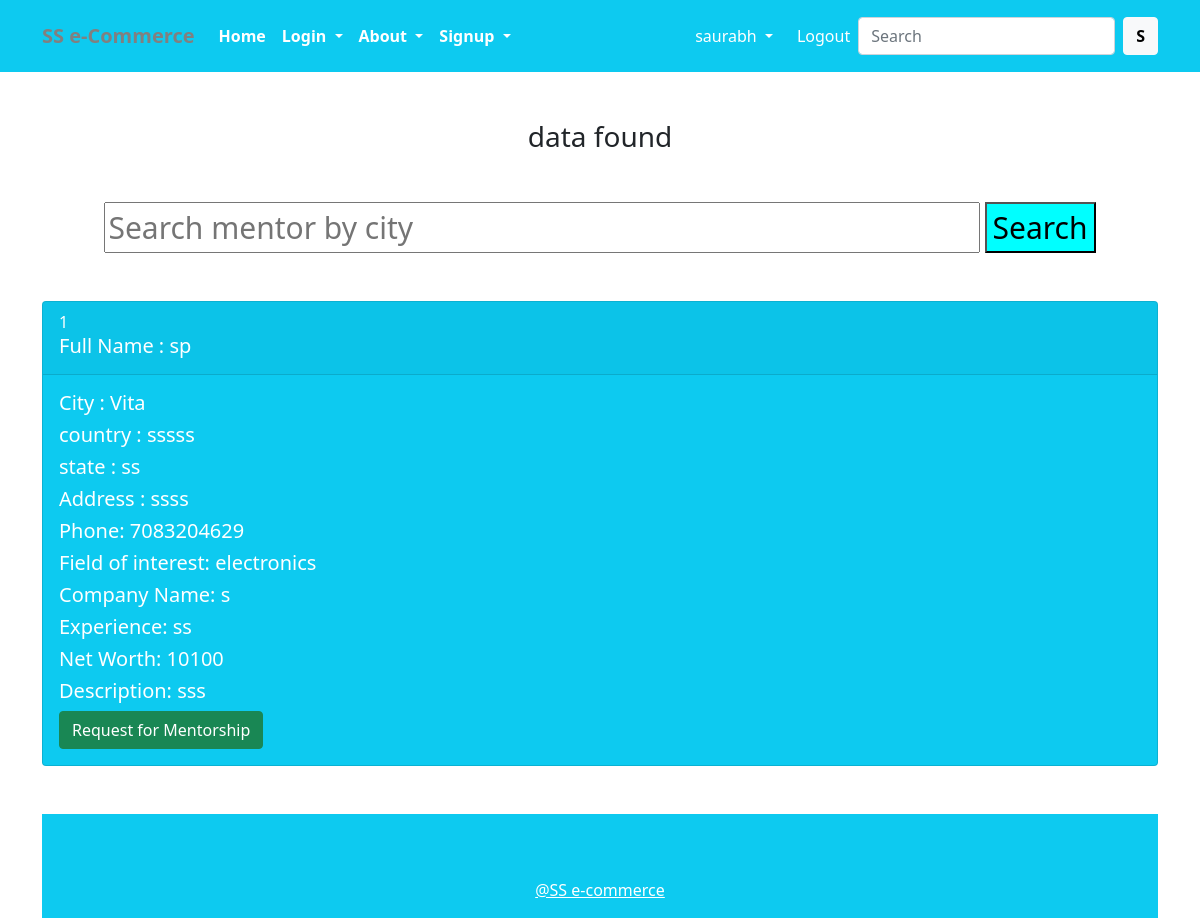
/sginpg_user/ (signed in), run on the app's committed database.
### SGapp/models.py (models this page shows, shortened)
class User(AbstractUser):
    is_user = models.BooleanField(default=False)
    is_mentor = models.BooleanField(default=False)

class Mentorinfo(models.Model):
    user = models.OneToOneField(User, on_delete=models.CASCADE)
    image = models.ImageField(default='default.jpg', upload_to='profile_pics')
    full_Name = models.CharField(max_length=50)
    phone = models.CharField(max_length=50)
    email = models.CharField(max_length=50)
    git_hub=models.CharField(max_length=50)
    insta_link=models.CharField(max_length=50)
    linked_in=models.CharField(max_length=50)
    city = models.CharField(max_length=50)
    address = models.TextField()
    states=models.TextField()
    country=models.CharField(max_length=100)
    field_of_interest=models.CharField(choices=INTEREST_CHOICES,max_length=100)
    total_earnings_by=models.CharField(max_length=100)
    company_name=models.CharField(max_length=100)
    experience_yrs=models.CharField(max_length=20)
    description_in_short=models.TextField()
    future_goals=models.TextField()

### SGapp/views.py (the view)
# urls.py: path('sginpg_user/',views.sginpg_user,name="sginpg_user"),
@user_required
def sginpg_user(request):
    obj=Mentorinfo.objects.all()
    Mentor_data={
        "obj_ment":obj,
    }
    return render(request,'sginpg_user.html',Mentor_data)

### templates/sginpg_user.html (shortened to what this page needs)
{% extends 'base.html' %}
{% block middle %}
{% if obj_ment %}
<h3 class="mb-5 mt-5"> <center>data found</center></h3>
<center>
<div class="srch">
  <form action="/search" method="GET">
      <div class="srch-btn">
          <input style="color:red; font-size:30px; width:73%" type="text" name="search"  placeholder="Search mentor by city" id="">
      <button style="font-size:30px; background:cyan ;" class="srbtn" type="submit" placeholder="Search hospital by city" required>Search</button>
      </div>
  </form>
</div>
</center>
  {% else %}
  <h2>No data found</h2>
  {% endif %}
  {% for i in obj_ment%}
    <div class="container align-content-center mt-5">
      <div class="card text-white bg-info mb-3  " style="max-width: 70rem;">
        <div class="card-header">{{i.id}} <h5>Full Name : {{i.full_Name}}</h5></div>
        <div class="card-body">
          <h5 class="card-title">City :  {{i.city}}</h5>
          <h5 class="card-title">country :  {{i.country}}</h5>
          <h5 class="card-title">state :  {{i.states}}</h5>
          <h5 class="card-title">Address : {{i.address}}</h5>
          <h5 class="card-text">Phone: {{i.phone}}</h5>
          <h5 class="card-text">Field of interest: {{i.field_of_interest}}</h5>
          <h5 class="card-text">Company Name: {{i.company_name}}</h5>
          <h5 class="card-text">Experience: {{i.experience_yrs}}</h5>
          <h5 class="card-text">Net Worth: {{i.total_earnings_by}}</h5>
          <h5 class="card-text">Description: {{i.description_in_short}}</h5>
          <button class="btn btn-success"><a class="text-white" href="{% url 'request_mentor' i.id %}" style="text-decoration:none;">Request for Mentorship</a></button>
        </div>
      </div>
  {% endfor %}
{% endblock middle %}

### templates/base.html (shortened to what this page needs)
<!DOCTYPE html>
{% load static %}
<html lang="en">
<head>
    <link href="https://cdn.jsdelivr.net/npm/bootstrap@5.0.0-beta1/dist/css/bootstrap.min.css" rel="stylesheet">
    <link href="https://cdn.jsdelivr.net/npm/bootstrap@5.0.1/dist/css/bootstrap.min.css" rel="stylesheet">
    <link rel="stylesheet" href="{% static 'app/css/owl.carousel.min.css' %}">
    <link rel="stylesheet" href="{% static 'app/css/all.min.css' %}">
    <link rel="stylesheet" href="{% static 'app/css/style.css' %}">
    <link href="https://cdn.jsdelivr.net/npm/bootstrap@5.0.2/dist/css/bootstrap.min.css" rel="stylesheet">
</head>
<body>
<nav class="navbar navbar-expand-lg navbar-dark pt-3 pb-3 bg-info " >
    <div class="container">
      <a style =" color:grey;" class="navbar-brand" href="/"><b>SS e-Commerce </b></a>
      <div class="collapse navbar-collapse" id="navbarSupportedContent">
        <ul class="navbar-nav me-auto mb-2 mb-lg-0">
          <li class="nav-item">
            <a class="nav-link active" aria-current="page" href="{% url 'home' %}"><b>Home</b></a>
          </li>
          <li class="nav-item dropdown">
            <a class="nav-link dropdown-toggle text-white" href="#" id="electronicsDropdown" role="button" data-bs-toggle="dropdown" aria-expanded="false">
              <b>Login</b>
            </a>
          </li>
            <li class="nav-item dropdown">
            <a class="nav-link dropdown-toggle text-white" href="#" id="electronicsDropdown" role="button" data-bs-toggle="dropdown" aria-expanded="false">
              <b>About</b>
            </a>
          </li>
          <li class="nav-item dropdown">
            <a class="nav-link dropdown-toggle text-white" href="#" id="electronicsDropdown" role="button" data-bs-toggle="dropdown" aria-expanded="false">
              <b>Signup</b>
            </a>
          </li>
        </ul>
        <div>
         <ul class="navbar-nav me-auto mb-2 mb-lg-0">
          <li class="nav-item dropdown mx-2">
             <a class="nav-link dropdown-toggle text-white" href="#" id="profileDropdown" role="button" data-bs-toggle="dropdown" aria-expanded="false">
               {{ request.user }}
             </a>
         {% if request.user.is_authenticated %}
         <li>
            <a href="{% url 'logout_x' %}" class="nav-link text-white"> Logout </a>
          </li>
          {% endif %}
         </ul>
        </div>
        <form class="d-flex">
          <input class="form-control me-2" type="search" placeholder="Search" aria-label="Search">
          <button class="btn btn-light" type="submit"><b>S</b></button>
        </form>
      </div>
    </div>
   </nav>
      {% block middle %}
      {% endblock middle %}
      <footer class="text-center text-white bg-info mt-5" >
        <div class="container p-4"></div>
        <div class="text-center bg-info p-3" >
          <a class="text-white">@SS e-commerce</a>
        </div>
      </footer>
</body>
</html>

### data on the page
User: user "saurabh"
Mentorinfo: id "1", full_Name "sp", city "Vita", country "sssss", states "ss", address "ssss", phone "7083204629", field_of_interest "electronics", company_name "s", experience_yrs "ss", total_earnings_by "10100", description_in_short "sss"
